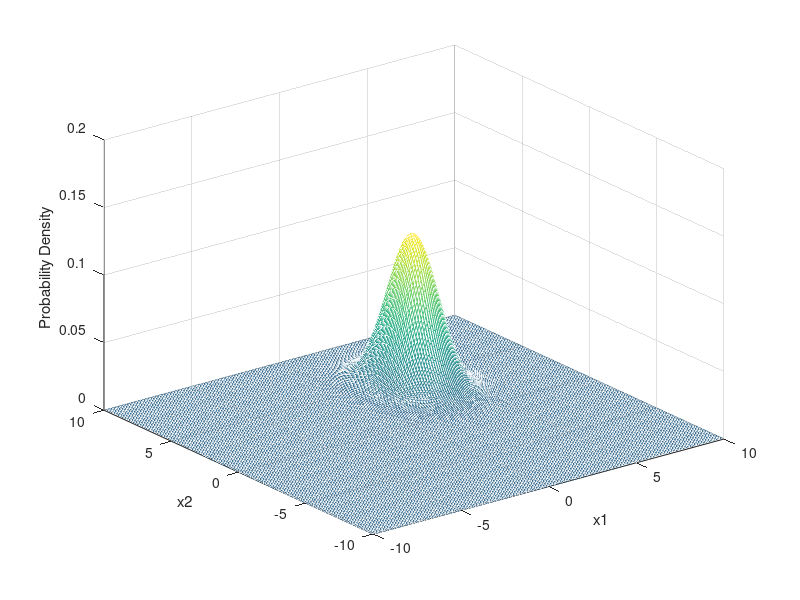

Write MATLAB code to recreate this figure.
mu = [3 4];
sigma = [1 0; 0 2];
x1 = -10:0.1:10;
x2 = -10:0.1:10;
[X1,X2] = meshgrid(x1,x2);
X = [X1(:) X2(:)];
y = mvnpdf(X,mu,sigma);
y = reshape(y,length(x2),length(x1));
mesh(x1,x2,y);
caxis([min(y(:))-0.5*range(y(:)),max(y(:))])
axis([-10 10 -10 10 0 0.2])
xlabel('x1')
ylabel('x2')
zlabel('Probability Density')

